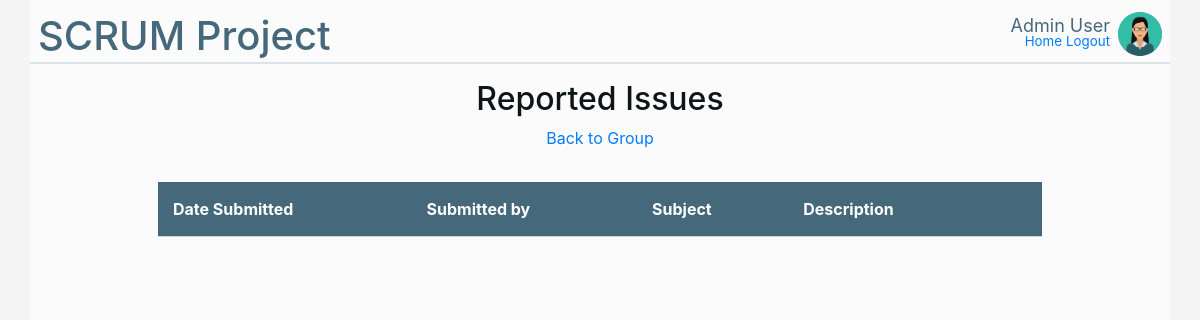
Page /displayissues/2/ (signed in) on the earlier database version.
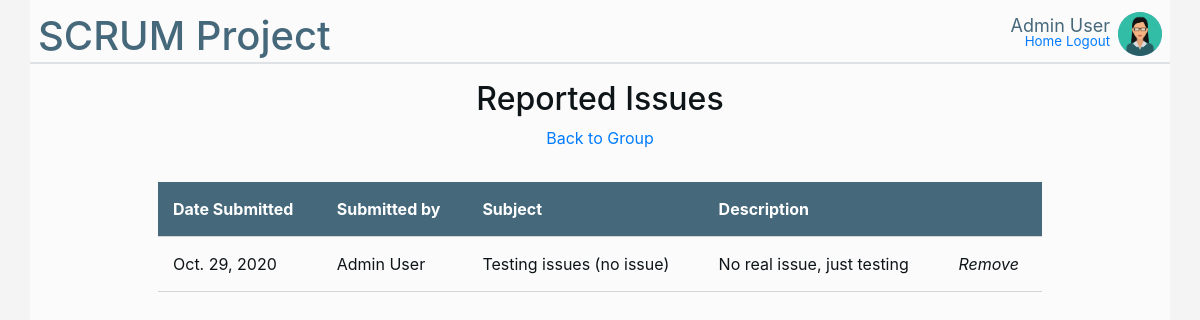
Same page on the later database version.
### tracker_app/models.py (models this page shows)
class Group(models.Model):
    groupName = models.CharField(max_length = 30)
    unitCode = models.CharField(max_length = 7)
    created = models.DateField(default=datetime.today)
    expiry = models.DateField(default= datetime.today() + timedelta(days=16 * 7))   # 16 weeks by default, needs clarification with Dex

class ReportIssue(models.Model):
    group = models.ForeignKey(Group, on_delete=models.CASCADE, null=True, blank=True)
    groupMember = models.ForeignKey(GroupMember, on_delete=models.CASCADE, null=True, blank=True)
    title = models.TextField()
    description = models.TextField()
    dateSubmitted = models.DateField(default=datetime.today)

class GroupMember(models.Model):
    roles = models.ManyToManyField(MemberRole)
    person = models.ForeignKey(User, on_delete=models.CASCADE, null=True, blank=True)
    group = models.ForeignKey(Group, on_delete=models.CASCADE, null=True, blank=True)

### tracker_app/views.py (the view)
# urls.py: path('displayissues/<int:group_id>/', views.displayissues, name='displayissues'),
@login_required
def displayissues(request, group_id):
    return issuemanager.display_issues(request, group_id)

### tracker_app/utils.py (called while the page is built)
def is_owner(member):
    for r in list(member.roles.all()):
        if r.is_owner:
            return True
    return False

def get_user_member(members, user):
    for mem in members:
        if mem.person == user:
            return mem
    return None

### tracker_app/templates/displayissues.html (shortened to what this page needs)
{% extends "base.html" %}
{% block page_content %}
<div class="row justify-content-center    group-content" style="margin-top: 2vh;">
    <h2>Reported Issues</h2>
</div>
<div class="row  justify-content-center" style="margin-bottom: 2vh;">
    <a href="/dashboard/{{ group.pk }}/">Back to Group</a>
</div>
<div class="row justify-content-center" style="padding-left: 8em; padding-right: 8em;">
    <table style="width:100%; margin-top: 2vh;">
        <tr>
            <th>Date Submitted</th>
            <th>Submitted by</th>
            <th>Subject</th>
            <th>Description</th>
            <th></th>
        </tr>
        {% for i in issues %}
        <tr id="issue{{i.id}}">
            <td>{{ i.dateSubmitted }}</td>
            <td>{{ i.groupMember.person.get_full_name }}</td>
            <td>{{ i.title }}</td>
            <td>{{ i.description }}</td>
            <td style="font-style: italic; cursor: pointer;" onclick="removeIssue({{i.id}});">Remove</td>
        </tr>
        {% endfor %}
    </table>
</div>
{% endblock %}

### tracker_app/templates/base.html (shortened to what this page needs)
<!DOCTYPE html>
<html lang="en">
    <head>
        <link rel="stylesheet" href="https://stackpath.bootstrapcdn.com/bootstrap/4.5.2/css/bootstrap.min.css">
        <link rel="stylesheet" href="https://cdnjs.cloudflare.com/ajax/libs/font-awesome/4.7.0/css/font-awesome.min.css">
        {% load static %}
        <link rel="stylesheet" href="{% static 'style.css' %}">
    </head>
    <body style="background-color: var(--background0);">
        <div class="container" style="background-color: var(--background1); min-height: 100vh;">
            <div class="row  justify-content-center  header-height  border-bottom">
                <div class="col-12 border-bottom">
                    <div id="titleHeader">
                        <h1 id="titleHeaderText" style="display: block; position: absolute; left: 8px; top: 12px; margin: 0px; padding: 0px; color:
                                var(--accent5); max-width: calc(100vw - 200px); overflow: hidden; text-overflow: ellipsis; white-space: nowrap;">{{ title }}</h1>
                    </div>
                    <p style="display: block; position: absolute; right: 60px; top: 12px; margin: 0px; padding: 0px;
                                color: var(--accent5); font-size: large;">{{ request.user.get_full_name }}</p>
                    <div style="background: var(--accent2); border-radius: 100px; display: block; position: absolute; right:
                                8px; width: 44px; height: 44px; top: 12px;">
                        {% if user.is_superuser %}
                            <img width="100%" height="100%" src="{% static 'admin.png' %}" style="border-radius: 100px;">
                        {% else %}
                            {% if is_staff %}
                                <img width="100%" height="100%" src="{% static 'staff.png' %}" style="border-radius: 100px;">
                            {% else %}
                                <img width="100%" height="100%" src="{% static 'student.png' %}" style="border-radius: 100px;">
                            {% endif %}
                        {% endif %}
                        <a href="{% url 'profile' %}" style="cursor: pointer;">
                            <span class="group-span" style="width: 6vh; height: 6vh;"></span>
                        </a>
                    </div>
                    <div class="navbar-nav" style="display: block; position: absolute; right: 84px; top: 24px; margin: 0px; padding: 0px;">
                        <a class="nav-item nav-link mr-4" href="/dashboard/" style="font-size: smaller;">Home</a>
                    </div>
                    <div class="navbar-nav" style="display: block; position: absolute; right: 60px; top: 24px; margin: 0px; padding: 0px;">
                        <a class="nav-item nav-link" href="{% url 'logout' %}" style="font-size: smaller;">Logout</a>
                    </div>
                </div>
            </div>
            <div class="row  justify-content-center  content-height">
                <div class="col-12  content-height">
                    {% block page_content %}{% endblock %}
                </div>
            </div>
        </div>
    </body>
</html>

### tracker_app/static/style.css (style rules this page uses)
:root { --background0: #f5f4f4; --background1: #fcfbfb; --background2: #ffffff; --background3: #d5d4d4; --accent0: #0e1519; --accent1: #32312c; --accent2: #187FA6; --accent3: #20796a; --accent4: #c61a26; --accent5: #45687b; --head-height: 64px; --mw-gcontent: 400px; }
h1, h2, h3, h4, h5 { color: var(--accent0) }
body { color: var(--accent0) }
.header-height { min-height: var(--head-height); max-height: var(--head-height); height: var(--head-height); }
.content-height { min-height: calc(100vh - var(--head-height)); max-height: calc(100vh - var(--head-height)); height: calc(100vh - var(--head-height)); }
.border-bottom { border-style: solid; border-width: 0px 0px 2px 0px; border-color: var(--accent1); }
.group-content { min-width: calc(var(--mw-gcontent) + 72px + 72px); padding-left: 72px; padding-right: 72px; }
.group-span { position: absolute; top: 0; left: 0; z-index: 1000; display: inline; }
th, td { padding: 15px; text-align: left; border-bottom: 1px solid var(--background3) }
th { background-color: var(--accent5); color: white; }

Differences in the rows shown:
added ReportIssue: dateSubmitted "Oct. 29, 2020", groupMember.person.get_full_name "Admin User", title "Testing issues (no issue)", description "No real issue, just testing"
